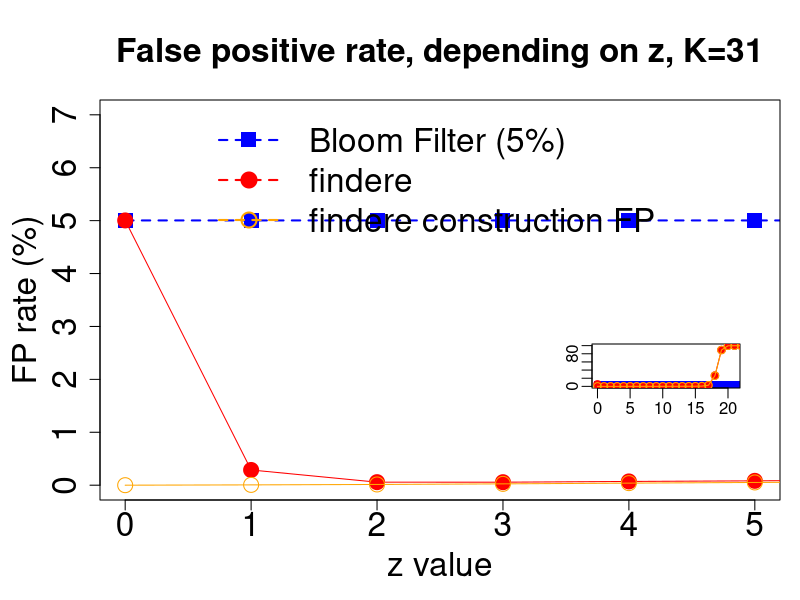

This chart was generated by the following R code:

pdf(file="fpr.pdf",width=11,height=8)
resetPar <- function() {
  dev.new()
  op <- par(no.readonly = TRUE)
  dev.off()
  op
}
resetPar()


dev.new()
dev.off()
par(mar=c(5,5,5,1))
data = read.table("data_FP_K31_hmp.txt", head=T)
data$FP_BFk = data$findere_FPR-data$construction_FPR
plot(data$AMQ_FPR*100~data$z,xlab="z value",ylab="FP rate (%)", lwd=2, pch=15, col="blue", 
     bg = "blue", type="o", lty=2, mgp=c(3,1,0), cex=2, ylim=c(0,7), xlim=c(0,5), main="False positive rate, depending on z, K=31", cex.main = 2, cex.lab = 2, cex.axis = 2)


par(new = TRUE, mgp=c(3,1,0))
plot(data$findere_FPR*100~data$z,type="o",axes=FALSE,xlab="",ylab="",pch=19, col="red", ylim=c(0,7), xlim=c(0,5), cex=2)
mtext("findere FP",side=4,line=4, cex=2)


par(new = TRUE, mgp=c(3,1,0))
plot(data$construction_FPR*100~data$z,type="o",axes=FALSE,xlab="",ylab="",pch=21, col="orange", ylim=c(0,7), xlim=c(0,5), cex=2)
mtext("construction FP",side=4,line=4, cex=2)


legend( x="top", 
        legend=c("Bloom Filter (5%)","findere", "findere construction FP"), 
        col=c("blue","red", "orange"), lty=2,
        pch=c(15,19, 21), lwd=2,merge=TRUE, bty = "n", cex=c(2,2,2) )



par(new=TRUE, oma =c(5.6,24.6,12.2,2), cex.axis=1, cex.lab=1)
layout(matrix(1:1,1))

#plot(rnorm(100), runif(100), col="blue", xlab="", ylab="")
plot(data$AMQ_FPR*100~data$z,xlab="",ylab="",lwd=1, pch=15, cex=1, col="blue", type="o", lty=2,mgp=c(2,0.5,0), ylim=c(0,100), xlim=c(0,21))

par(new = TRUE, mgp=c(3,1,0))
plot(data$findere_FPR*100~data$z,type="o",axes=FALSE,xlab="",ylab="",cex=1,pch=19, col="red", ylim=c(0,100), xlim=c(0,21))
mtext("findere FP",side=4,line=4, cex=1)


par(new = TRUE, mgp=c(3,1,0))
plot(data$construction_FPR*100~data$z,type="o",axes=FALSE,xlab="",ylab="",cex=1,pch=21, col="orange", ylim=c(0,100), xlim=c(0,21))
mtext("construction FP",side=4,line=4, cex=1)

dev.off()



